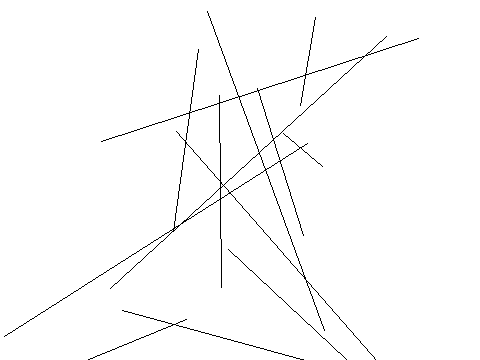

This figure's Python source:
from PIL import Image, ImageDraw
image1 = Image.new('RGB', (480, 360), '#ffffff')
draw = ImageDraw.Draw(image1)
c=[317,439,211,134]
draw.ellipse(c,'#ffffff','#000000')
c=[201,73,69,176]
draw.ellipse(c,'#ffffff','#000000')
c=[353,56,331,268]
draw.ellipse(c,'#ffffff','#000000')
c=[203,236,84,242]
draw.ellipse(c,'#ffffff','#000000')
c=[277,425,320,205]
draw.ellipse(c,'#ffffff','#000000')
c=[6,394,25,280]
draw.ellipse(c,'#ffffff','#000000')
c=[338,144,2,183]
draw.ellipse(c,'#ffffff','#000000')
c=[109,299,236,162]
draw.ellipse(c,'#ffffff','#000000')
c=[147,436,23,211]
draw.ellipse(c,'#ffffff','#000000')
c=[256,179,93,125]
draw.ellipse(c,'#ffffff','#000000')
c=[315,291,350,146]
draw.ellipse(c,'#ffffff','#000000')
c=[0,363,220,42]
draw.ellipse(c,'#ffffff','#000000')
c=[437,194,89,113]
draw.ellipse(c,'#ffffff','#000000')
l=[324,330,207,11]
draw.line(l,'#000000')
l=[384,369,176,131]
draw.line(l,'#000000')
l=[315,17,300,105]
draw.line(l,'#000000')
l=[198,49,173,231]
draw.line(l,'#000000')
l=[386,36,110,288]
draw.line(l,'#000000')
l=[4,336,307,143]
draw.line(l,'#000000')
l=[257,88,303,235]
draw.line(l,'#000000')
l=[86,360,186,319]
draw.line(l,'#000000')
l=[219,95,221,287]
draw.line(l,'#000000')
l=[418,38,101,141]
draw.line(l,'#000000')
l=[375,386,228,249]
draw.line(l,'#000000')
l=[283,133,322,166]
draw.line(l,'#000000')
l=[404,387,122,310]
draw.line(l,'#000000')
image1.save('Artist41.png')